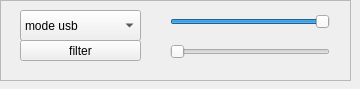
<?xml version="1.0" encoding="UTF-8"?>
<ui version="4.0">
 <class>ssb_decoder</class>
 <widget class="QWidget" name="ssb_decoder">
  <property name="geometry">
   <rect>
    <x>0</x>
    <y>0</y>
    <width>360</width>
    <height>89</height>
   </rect>
  </property>
  <property name="windowTitle">
   <string>ssb decoder</string>
  </property>
  <widget class="QFrame" name="frame">
   <property name="geometry">
    <rect>
     <x>0</x>
     <y>0</y>
     <width>351</width>
     <height>81</height>
    </rect>
   </property>
   <property name="frameShape">
    <enum>QFrame::StyledPanel</enum>
   </property>
   <property name="frameShadow">
    <enum>QFrame::Raised</enum>
   </property>
   <widget class="QPushButton" name="adaptiveFilterButton">
    <property name="geometry">
     <rect>
      <x>20</x>
      <y>40</y>
      <width>121</width>
      <height>21</height>
     </rect>
    </property>
    <property name="toolTip">
     <string>&lt;html&gt;&lt;head/&gt;&lt;body&gt;&lt;p&gt;Adaptive noise filter can be set by this button. The slider then sets the degree.&lt;/p&gt;&lt;/body&gt;&lt;/html&gt;</string>
    </property>
    <property name="text">
     <string>filter</string>
    </property>
   </widget>
   <widget class="QSlider" name="lowpassFilterslider">
    <property name="geometry">
     <rect>
      <x>170</x>
      <y>10</y>
      <width>160</width>
      <height>24</height>
     </rect>
    </property>
    <property name="toolTip">
     <string>&lt;html&gt;&lt;head/&gt;&lt;body&gt;&lt;p&gt;Lowpass filter, applied to the demodulated signal.&lt;/p&gt;&lt;/body&gt;&lt;/html&gt;</string>
    </property>
    <property name="maximum">
     <number>100</number>
    </property>
    <property name="value">
     <number>100</number>
    </property>
    <property name="orientation">
     <enum>Qt::Horizontal</enum>
    </property>
   </widget>
   <widget class="QComboBox" name="submodeSelector">
    <property name="geometry">
     <rect>
      <x>20</x>
      <y>10</y>
      <width>121</width>
      <height>31</height>
     </rect>
    </property>
    <property name="toolTip">
     <string>&lt;html&gt;&lt;head/&gt;&lt;body&gt;&lt;p&gt;Choose between upper- and lower side band demodulation. Note that an appropriate bandfilter is selected elsewhere.&lt;/p&gt;&lt;/body&gt;&lt;/html&gt;</string>
    </property>
    <item>
     <property name="text">
      <string>mode usb</string>
     </property>
    </item>
    <item>
     <property name="text">
      <string>mode lsb</string>
     </property>
    </item>
   </widget>
   <widget class="QSlider" name="adaptiveFilterSlider">
    <property name="geometry">
     <rect>
      <x>170</x>
      <y>40</y>
      <width>160</width>
      <height>24</height>
     </rect>
    </property>
    <property name="toolTip">
     <string>&lt;html&gt;&lt;head/&gt;&lt;body&gt;&lt;p&gt;adaptive filter depth setting.&lt;/p&gt;&lt;/body&gt;&lt;/html&gt;</string>
    </property>
    <property name="orientation">
     <enum>Qt::Horizontal</enum>
    </property>
   </widget>
  </widget>
 </widget>
 <resources/>
 <connections/>
</ui>
